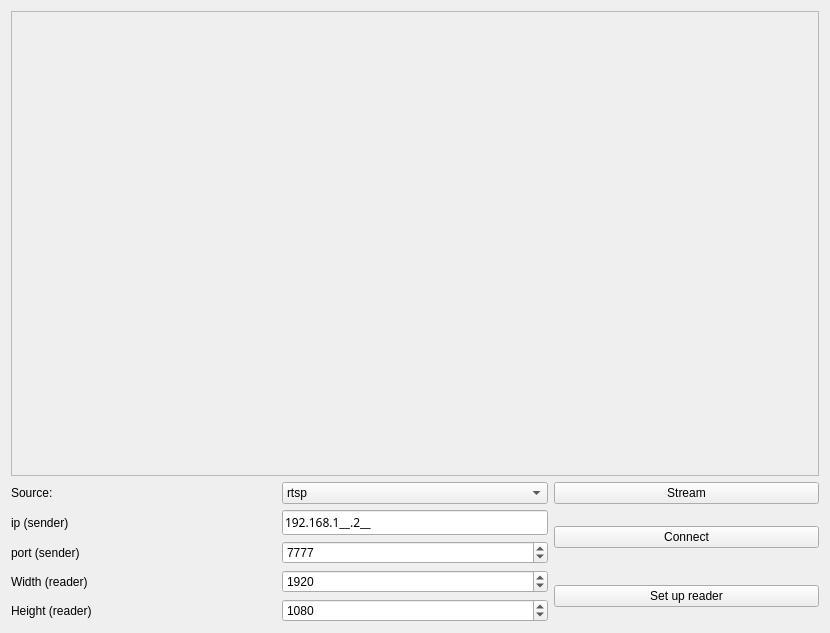
<?xml version="1.0" encoding="UTF-8"?>
<ui version="4.0">
 <class>MainWidget</class>
 <widget class="QWidget" name="MainWidget">
  <property name="geometry">
   <rect>
    <x>0</x>
    <y>0</y>
    <width>830</width>
    <height>633</height>
   </rect>
  </property>
  <property name="windowTitle">
   <string>MainWidget</string>
  </property>
  <layout class="QGridLayout" name="gridLayout" columnstretch="1,1,1">
   <item row="4" column="2" rowspan="2">
    <widget class="QPushButton" name="pbConnect">
     <property name="text">
      <string>Connect</string>
     </property>
    </widget>
   </item>
   <item row="2" column="1">
    <widget class="QComboBox" name="cbSource">
     <item>
      <property name="text">
       <string>rtsp</string>
      </property>
     </item>
     <item>
      <property name="text">
       <string>usb</string>
      </property>
     </item>
     <item>
      <property name="text">
       <string>usb 12bit</string>
      </property>
     </item>
    </widget>
   </item>
   <item row="2" column="0">
    <widget class="QLabel" name="label">
     <property name="text">
      <string>Source:</string>
     </property>
    </widget>
   </item>
   <item row="4" column="0">
    <widget class="QLabel" name="label_2">
     <property name="text">
      <string>ip (sender)</string>
     </property>
    </widget>
   </item>
   <item row="2" column="2">
    <widget class="QPushButton" name="pbStop">
     <property name="text">
      <string>Stream</string>
     </property>
    </widget>
   </item>
   <item row="5" column="0">
    <widget class="QLabel" name="label_3">
     <property name="text">
      <string>port (sender)</string>
     </property>
    </widget>
   </item>
   <item row="0" column="0" colspan="3">
    <widget class="QScrollArea" name="scrollArea">
     <property name="widgetResizable">
      <bool>true</bool>
     </property>
     <widget class="QWidget" name="scrollAreaWidgetContents">
      <property name="geometry">
       <rect>
        <x>0</x>
        <y>0</y>
        <width>806</width>
        <height>427</height>
       </rect>
      </property>
      <layout class="QGridLayout" name="gridLayout_2">
       <item row="0" column="0">
        <widget class="QLabel" name="lbVideoArea">
         <property name="text">
          <string/>
         </property>
        </widget>
       </item>
      </layout>
     </widget>
    </widget>
   </item>
   <item row="6" column="0">
    <widget class="QLabel" name="label_4">
     <property name="text">
      <string>Width (reader)</string>
     </property>
    </widget>
   </item>
   <item row="4" column="1">
    <widget class="QLineEdit" name="leIp">
     <property name="font">
      <font>
       <family>Ubuntu Mono</family>
      </font>
     </property>
     <property name="inputMask">
      <string>000.000.000.000;_</string>
     </property>
     <property name="text">
      <string>192.168.1.2</string>
     </property>
    </widget>
   </item>
   <item row="5" column="1">
    <widget class="QSpinBox" name="sbPort">
     <property name="minimum">
      <number>0</number>
     </property>
     <property name="maximum">
      <number>9999999</number>
     </property>
     <property name="value">
      <number>7777</number>
     </property>
    </widget>
   </item>
   <item row="7" column="0">
    <widget class="QLabel" name="label_5">
     <property name="text">
      <string>Height (reader)</string>
     </property>
    </widget>
   </item>
   <item row="6" column="1">
    <widget class="QSpinBox" name="sbReaderWidth">
     <property name="maximum">
      <number>99999</number>
     </property>
     <property name="singleStep">
      <number>1</number>
     </property>
     <property name="value">
      <number>1920</number>
     </property>
    </widget>
   </item>
   <item row="7" column="1">
    <widget class="QSpinBox" name="sbReaderHeight">
     <property name="maximum">
      <number>99999</number>
     </property>
     <property name="value">
      <number>1080</number>
     </property>
    </widget>
   </item>
   <item row="6" column="2" rowspan="2">
    <widget class="QPushButton" name="pbSetUpReader">
     <property name="text">
      <string>Set up reader</string>
     </property>
    </widget>
   </item>
  </layout>
 </widget>
 <resources/>
 <connections/>
</ui>
